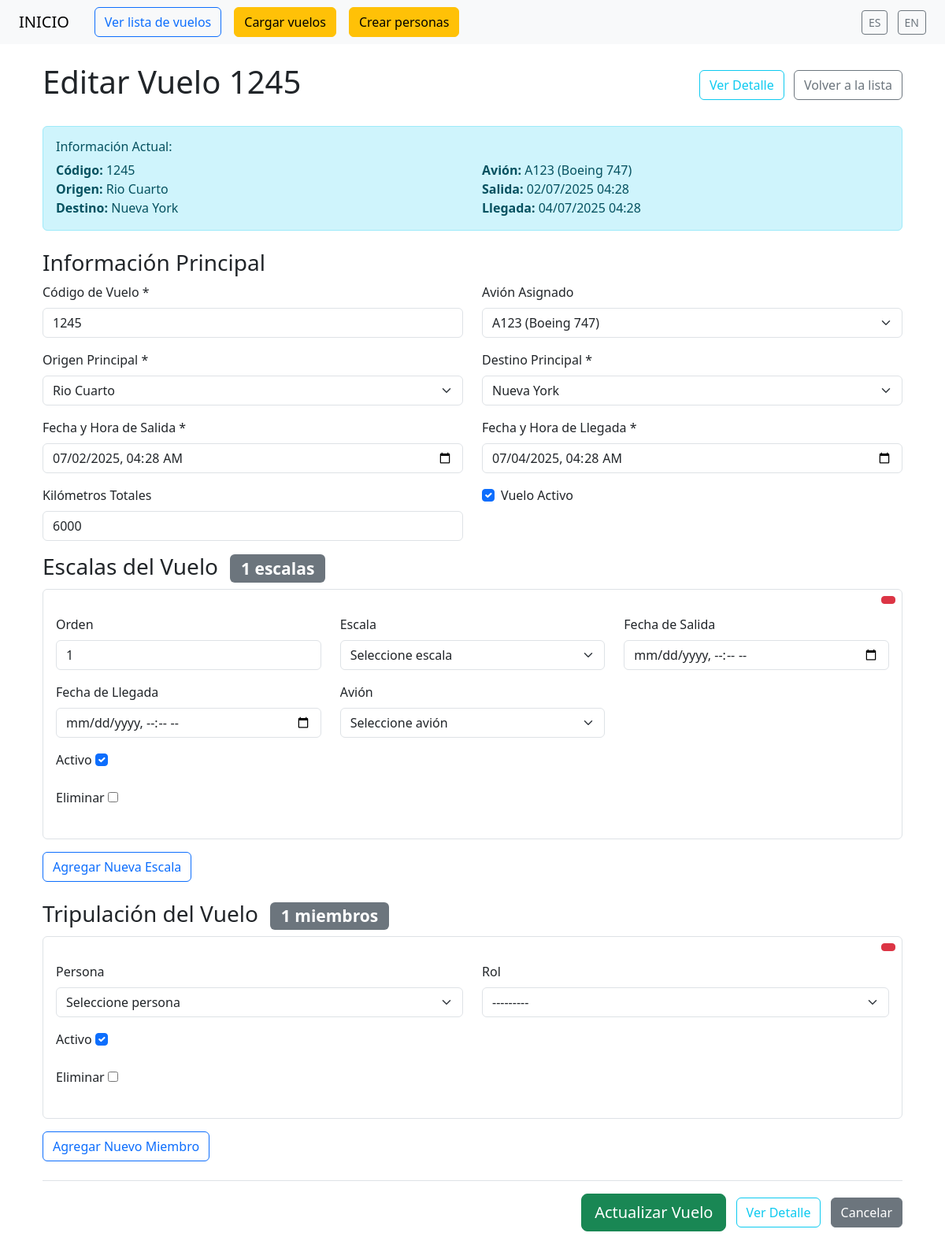
Page /es/editar/1245/ (signed in) on the committed database.
### vuelos/models.py (models this page shows, shortened)
class Vuelo(models.Model):
    codigo_vuelo = models.CharField(max_length=20, unique=True)
    origen_principal = models.ForeignKey(Localidad, related_name='vuelos_origen', on_delete=models.CASCADE, null=True, blank=True)
    destino_principal = models.ForeignKey(Localidad, related_name='vuelos_destino', on_delete=models.CASCADE, null=True, blank=True)
    fecha_salida_estimada = models.DateTimeField()
    fecha_llegada_estimada = models.DateTimeField()
    km_totales = models.PositiveIntegerField(null=True, blank=True)
    avion_asignado = models.ForeignKey(Avion, on_delete=models.SET_NULL, null=True, blank=True)
    activo = models.BooleanField(default=True)
    cargado_por = models.ForeignKey(User, on_delete=models.SET_NULL, null=True)
    fecha_carga = models.DateTimeField(auto_now_add=True)
    class Meta:
        verbose_name = _("Vuelo")
        verbose_name_plural = _("Vuelos")
        ordering = ['fecha_salida_estimada']

### core/models.py (models this page shows)
class Localidad(models.Model):
    provincia = models.ForeignKey(Provincia, on_delete=models.CASCADE, related_name='localidades', null=True, verbose_name=_("Provincia"))
    nombre = models.CharField(max_length=100, verbose_name=_("Nombre"))
    activo = models.BooleanField(default=True, verbose_name=_("Activo"))
    class Meta:
        ordering = ['nombre']
        verbose_name = _("Localidad")
        verbose_name_plural = _("Localidades")
        constraints = [
            models.UniqueConstraint(fields=['provincia', 'nombre'], name='unique_localidad_por_provincia')
        ]
    def __str__(self):
        return self.nombre

### aviones/models.py (models this page shows, shortened)
class Avion(models.Model):
    num_avion = models.CharField(max_length=20, unique=True, verbose_name=_("Número de Avión"))
    modelo = models.CharField(max_length=50, verbose_name=_("Modelo"))
    filas = models.PositiveIntegerField(verbose_name=_("Filas"))
    columnas = models.PositiveIntegerField(verbose_name=_("Columnas"))
    estado = models.CharField(max_length=50, verbose_name=_("Estado"),
                             help_text=_("Ej: operativo, mantenimiento"))
    km_recorridos = models.PositiveIntegerField(default=0, verbose_name=_("Kilómetros Recorridos"))
    activo = models.BooleanField(default=True, verbose_name=_("Activo"))
    class Meta:
        verbose_name = _("Avión")
        verbose_name_plural = _("Aviones")
        ordering = ['num_avion']
    def __str__(self):
        return f"{self.num_avion} ({self.modelo})"

### vuelos/views.py (the view, shortened to what this page needs)
# urls.py: path('editar/<str:codigo_vuelo>/', views.VueloUpdateView.as_view(), name='update_vuelo'),
class VueloUpdateView(LoginRequiredMixin, UserPassesTestMixin, TemplateView):
    template_name = 'vuelos/update_vuelo.html'
    def test_func(self):
        return self.request.user.is_superuser
    def get_object(self):
        return get_object_or_404(Vuelo, codigo_vuelo=self.kwargs['codigo_vuelo'])
    def get_context_data(self, **kwargs):
        context = super().get_context_data(**kwargs)
        vuelo = self.get_object()
        if self.request.method == 'POST':
            vuelo_form = VueloForm(self.request.POST, instance=vuelo)
            escala_formset = EscalaVueloFormSet(self.request.POST, instance=vuelo)
            tripulacion_formset = TripulacionVueloFormSet(self.request.POST, instance=vuelo)
        else:
            vuelo_form = VueloForm(instance=vuelo)
            escala_formset = EscalaVueloFormSet(instance=vuelo)
            tripulacion_formset = TripulacionVueloFormSet(instance=vuelo)
        context.update({
            'vuelo': vuelo,
            'vuelo_form': vuelo_form,
            'escala_formset': escala_formset,
            'tripulacion_formset': tripulacion_formset,
            'action': 'update'
        })
        return context

### core/models.py (called while the page is built)
    def __str__(self):
        return f"{self.nombre} {self.apellido} ({self.tipo_documento.nombre} {self.numero_documento})"

### vuelos/models.py (called while the page is built)
    def __str__(self):
        return f"{self.origen} → {self.destino}"

### vuelos/templates/vuelos/update_vuelo.html (shortened to what this page needs)
{% extends 'base.html' %}
{% load static %}
{% load i18n %}
{% block content %}
<div class="container-fluid">
    <div class="row">
        <div class="col-12">
            <div class="d-flex justify-content-between align-items-center mb-4">
                <h1>
                    {% trans "Editar Vuelo" %} {{ vuelo.codigo_vuelo }}
                </h1>
                <div>
                    <a href="{% url 'vuelo_detail' codigo_vuelo=vuelo.codigo_vuelo %}" class="btn btn-outline-info me-2">
                         {% trans "Ver Detalle" %}
                    </a>
                    <a href="{% url 'vuelo_list' %}" class="btn btn-outline-secondary">
                         {% trans "Volver a la lista" %}
                    </a>
                </div>
            </div>
            <div class="alert alert-info mb-4">
                <h6> {% trans "Información Actual:" %}</h6>
                <div class="row">
                    <div class="col-md-6">
                        <strong>{% trans "Código:" %}</strong> {{ vuelo.codigo_vuelo }}<br>
                        <strong>{% trans "Origen:" %}</strong> {{ vuelo.origen_principal }}<br>
                        <strong>{% trans "Destino:" %}</strong> {{ vuelo.destino_principal }}
                    </div>
                    <div class="col-md-6">
                        <strong>{% trans "Avión:" %}</strong> {{ vuelo.avion_asignado|default:"No asignado" }}<br>
                        <strong>{% trans "Salida:" %}</strong> {{ vuelo.fecha_salida_estimada|date:"d/m/Y H:i" }}<br>
                        <strong>{% trans "Llegada:" %}</strong> {{ vuelo.fecha_llegada_estimada|date:"d/m/Y H:i" }}
                    </div>
                </div>
            </div>
            <form method="post" id="vueloForm" novalidate>
                <div class="form-section">
                    <h3 class="form-section-header">
                         {% trans "Información Principal" %}
                    </h3>
                    <div class="form-section-body">
                        <div class="row">
                            <div class="col-md-6">
                                <div class="mb-3">
                                    <label for="{{ vuelo_form.codigo_vuelo.id_for_label }}" class="form-label">
                                         {% trans "Código de Vuelo" %} *
                                    </label>
                                    {{ vuelo_form.codigo_vuelo }}
                                </div>
                            </div>
                            <div class="col-md-6">
                                <div class="mb-3">
                                    <label for="{{ vuelo_form.avion_asignado.id_for_label }}" class="form-label">
                                         {% trans "Avión Asignado" %}
                                    </label>
                                    {{ vuelo_form.avion_asignado }}
                                </div>
                            </div>
                        </div>
                        <div class="row">
                            <div class="col-md-6">
                                <div class="mb-3">
                                    <label for="{{ vuelo_form.origen_principal.id_for_label }}" class="form-label">
                                         {% trans "Origen Principal" %} *
                                    </label>
                                    {{ vuelo_form.origen_principal }}
                                </div>
                            </div>
                            <div class="col-md-6">
                                <div class="mb-3">
                                    <label for="{{ vuelo_form.destino_principal.id_for_label }}" class="form-label">
                                         {% trans "Destino Principal" %} *
                                    </label>
                                    {{ vuelo_form.destino_principal }}
                                </div>
                            </div>
                        </div>
                        <div class="row">
                            <div class="col-md-6">
                                <div class="mb-3">
                                    <label for="{{ vuelo_form.fecha_salida_estimada.id_for_label }}" class="form-label">
                                         {% trans "Fecha y Hora de Salida" %} *
                                    </label>
                                    {{ vuelo_form.fecha_salida_estimada }}
                                </div>
                            </div>
                            <div class="col-md-6">
                                <div class="mb-3">
                                    <label for="{{ vuelo_form.fecha_llegada_estimada.id_for_label }}" class="form-label">
                                         {% trans "Fecha y Hora de Llegada" %} *
                                    </label>
                                    {{ vuelo_form.fecha_llegada_estimada }}
                                </div>
                            </div>
                        </div>
                        <div class="row">
                            <div class="col-md-6">
                                <div class="mb-3">
                                    <label for="{{ vuelo_form.km_totales.id_for_label }}" class="form-label">
                                         {% trans "Kilómetros Totales" %}
                                    </label>
                                    {{ vuelo_form.km_totales }}
                                </div>
                            </div>
                            <div class="col-md-6">
                                <div class="mb-3">
                                    <div class="form-check">
                                        {{ vuelo_form.activo }}
                                        <label class="form-check-label" for="{{ vuelo_form.activo.id_for_label }}">
                                             {% trans "Vuelo Activo" %}
                                        </label>
                                    </div>
                                </div>
                            </div>
                        </div>
                    </div>
                </div>
                <div class="form-section" id="escalasSection">
                    <h3 class="form-section-header">
                         {% trans "Escalas del Vuelo" %}
                        <span class="badge bg-secondary ms-2">{{ escala_formset.total_form_count }} {% trans "escalas" %}</span>
                    </h3>
                    <div id="escalas-list">
                        {% for form in escala_formset.forms %}
                            <div class="escala-item mb-3 border rounded p-3 position-relative {% if form.instance.pk %}existing-escala{% else %}new-escala{% endif %}">
                                <button type="button" class="btn btn-danger btn-sm position-absolute top-0 end-0 m-2" onclick="removeEscala(this)">
                                </button>
                                <div class="row mt-3">
                                    {% for field in form.visible_fields %}
                                        <div class="col-md-{% if field.name == 'activo' %}12{% else %}4{% endif %}">
                                            <div class="mb-3">
                                                <label for="{{ field.id_for_label }}" class="form-label">{{ field.label }}</label>
                                                {{ field }}
                                            </div>
                                        </div>
                                    {% endfor %}
                                </div>
                            </div>
                        {% endfor %}
                    </div>
                    <button type="button" class="btn btn-outline-primary" onclick="addEscala()">
                         {% trans "Agregar Nueva Escala" %}
                    </button>
                </div>
                <div class="form-section mt-4">
                    <h3 class="form-section-header">
                         {% trans "Tripulación del Vuelo" %}
                        <span class="badge bg-secondary ms-2">{{ tripulacion_formset.total_form_count }} {% trans "miembros" %}</span>
                    </h3>
                    <div id="tripulacion-list">
                        {% for form in tripulacion_formset.forms %}
                            <div class="tripulacion-item mb-3 border rounded p-3 position-relative {% if form.instance.pk %}existing-tripulacion{% else %}new-tripulacion{% endif %}">
                                <button type="button" class="btn btn-danger btn-sm position-absolute top-0 end-0 m-2" onclick="removeTripulacion(this)">
                                </button>
                                <div class="row mt-3">
                                    {% for field in form.visible_fields %}
                                        <div class="col-md-{% if field.name == 'activo' %}12{% else %}6{% endif %}">
                                            <div class="mb-3">
                                                <label for="{{ field.id_for_label }}" class="form-label">{{ field.label }}</label>
                                                {{ field }}
                                            </div>
                                        </div>
                                    {% endfor %}
                                </div>
                            </div>
                        {% endfor %}
                    </div>
                    <button type="button" class="btn btn-outline-primary" onclick="addTripulacion()">
                         {% trans "Agregar Nuevo Miembro" %}
                    </button>
                </div>
                <div class="sticky-actions text-end mt-4 py-3 border-top">
                    <button type="submit" class="btn btn-success btn-lg me-2">
                         {% trans "Actualizar Vuelo" %}
                    </button>
                    <a href="{% url 'vuelo_detail' codigo_vuelo=vuelo.codigo_vuelo %}" class="btn btn-outline-info me-2">
                         {% trans "Ver Detalle" %}
                    </a>
                    <a href="{% url 'vuelo_list' %}" class="btn btn-secondary">
                         {% trans "Cancelar" %}
                    </a>
                </div>
            </form>
        </div>
    </div>
</div>
{% endblock %}

### rows in the picture
Vuelo: codigo_vuelo "1245", origen_principal "Rio Cuarto", destino_principal "Nueva York", avion_asignado "A123 (Boeing 747)", fecha_salida_estimada "02/07/2025 04:28", fecha_llegada_estimada "04/07/2025 04:28", fecha_salida_estimada "07/02/2025 04:28", fecha_llegada_estimada "07/04/2025 04:28", km_totales "6000", activo "☑", total_form_count "1"

### other values in the picture
{{ field.label }} "Orden" "Escala" "Fecha de Salida" "Fecha de Llegada" "Avión" "Activo" "Eliminar"
{{ field.label }} "Persona" "Rol" "Activo" "Eliminar"
